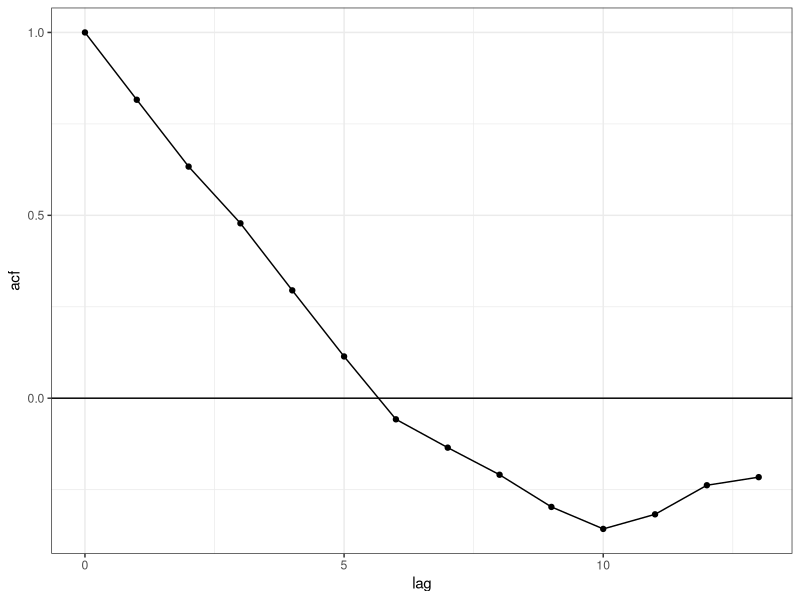
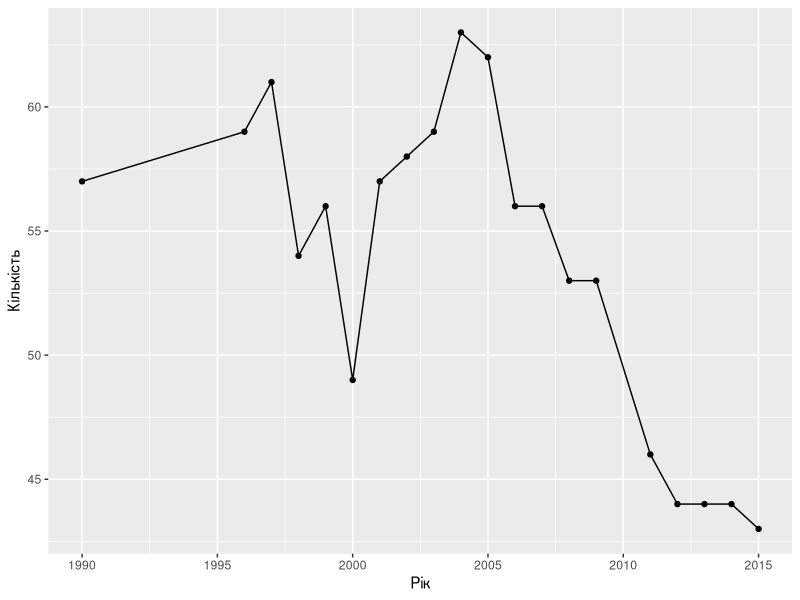

Generate these figures, in order, with R:
library(ggplot2)
stats <- read.csv("./data/lab1.csv")
counts <- as.numeric(stats$count)
temp <- table(as.vector(counts))

avrg <- mean(counts)
mode <- names(temp)[temp == max(temp)]
mdn <- median(counts)
dsp <- var(counts)

cat(" Середнє значення:", avrg, "\n",
    "Мода:", mode, "\n",
    "Медіана:", mdn, "\n",
    "Дисперсія:", dsp)

acz <- acf(counts, plot=F)
ggplot(data.frame(lag=acz$lag, acf=acz$acf), aes(lag, acf)) + 
  geom_line() + geom_point() + theme_bw() + geom_hline(aes(yintercept=0))

ggplot(data=stats, aes(x=year, y=count)) + geom_line() + geom_point() +
  ylab("Кількість") + xlab("Рік")
